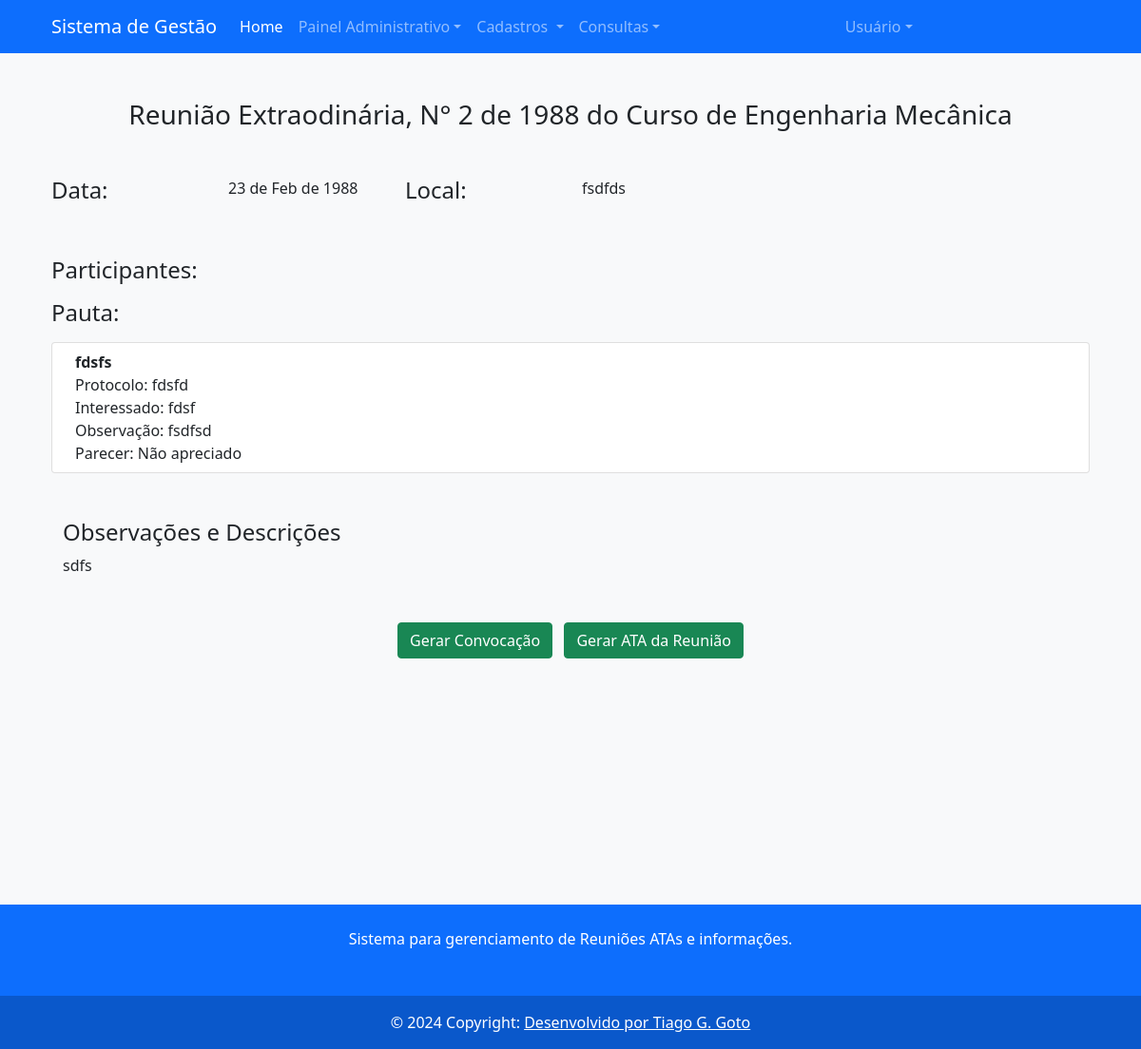
The page /meetings/2 (signed in) on the database its author committed.
### src/models/entities/meetings.py (models this page shows, shortened)
class Meeting_type(db.Model):
    __tablename__="meeting_type"
    id = db.Column(db.Integer, primary_key=True, autoincrement=True)
    type_name = db.Column(db.Text, nullable=False)
    meeting = db.relationship("Meetings", back_populates="meet_type", lazy='dynamic')
    numbering = db.relationship("Numbering", back_populates="meet_type", lazy="dynamic")
    def __repr__(self):
        return f"{self.type_name}"

class Meetings(db.Model):
    __tablename__ = "meetings"
    id = db.Column(db.Integer, primary_key=True, autoincrement=True)
    meet_number = db.Column(db.Integer, nullable=False)
    meet_description = db.Column(db.Text, nullable=False)
    meet_regdate = db.Column(db.DateTime, default=datetime.now)
    meet_date = db.Column(db.DateTime, nullable = False)
    meet_location = db.Column(db.Text, nullable = False)
    meet_type_id = db.Column(db.Integer, db.ForeignKey('meeting_type.id'), nullable=False)
    meet_type = db.relationship("Meeting_type", back_populates="meeting")
    meeting_agenda = db.relationship("Meeting_agenda", back_populates="meeting", lazy='dynamic')
    minutes = db.relationship("Meeting_minute", back_populates="meeting", lazy='dynamic')
    attendees = db.relationship("Meeting_attendees", back_populates="meeting", lazy='dynamic')
    course_id = db.Column(db.Integer, db.ForeignKey('course.id'), nullable = False)
    course = db.relationship("Course", back_populates="meeting")

class Meeting_agenda(db.Model):
    __tablename__="meeting_agenda"
    id = db.Column(db.Integer, primary_key=True, autoincrement=True)
    agenda_topic = db.Column(db.Text, nullable=False)
    agenda_protocol = db.Column(db.Text, nullable = True)
    agenda_interested = db.Column(db.Text, nullable = True)
    agenda_description = db.Column(db.Text, nullable= True)
    status = db.Column(db.Text, nullable=True)
    notes = db.Column(db.Text, nullable=True)
    meeting_id = db.Column(db.Integer, db.ForeignKey('meetings.id'), nullable=False)
    meeting = db.relationship("Meetings", back_populates="meeting_agenda")
    minute_id = db.Column(db.Integer, db.ForeignKey('meeting_minute.id'), nullable=True)
    minute = db.relationship("Meeting_minute", back_populates="meeting_agenda")

### src/models/entities/institution.py (models this page shows, shortened)
class Course(db.Model):
    __tablename__= 'course'
    id = db.Column(db.Integer, primary_key=True, autoincrement=True)
    name = db.Column(db.Text, nullable=False)
    depart_id = db.Column(db.Integer, db.ForeignKey('department.id'))
    department = db.relationship("Department", back_populates="course")
    meeting = db.relationship("Meetings", back_populates="course", lazy='dynamic')
    numbering = db.relationship("Numbering", back_populates="course", lazy='dynamic')
    attendee = db.relationship("Attendees", back_populates="course", lazy='dynamic')
    def __repr__(self):
        return f'{self.name}'

### src/routes/meetings.py (the view)
@meetings_route.route('/<id>', methods=['GET'])
@login_required
def consult_meeting(id):
    meeting = Reg_meetings.get_meeting(id)
    if not meeting:
        return redirect(url_for('meetings.erro_page'))
    list_at = Reg_meeting_atten.get_list(id)
    list_agenda = Reg_agenda.get_meet_agenda(id)
    return render_template('meeting_info.html', meeting=meeting , attendee_list = list_at, agenda=list_agenda)

### src/models/repository/meetings.py (called while the page is built)
    def get_meeting(id):
        meeting = db.session.execute(db.select(Meetings).filter_by(id = id)).scalar()
        return meeting

    def get_list(mee_id):
        list_attendees = db.session.execute(db.select(Meeting_attendees).filter_by(meetings_id = mee_id)).scalars()
        return list_attendees

    def get_meet_agenda(id):
        list_agenda = db.session.execute(db.select(Meeting_agenda).filter_by(meeting_id=id)).scalars()
        return list_agenda

### src/routes/login.py (called while the page is built)
@login_manager.user_loader
def loader_user(user_id):
    return Users.query.filter_by(userid=user_id).first()

### src/templates/meeting_info.html (shortened to what this page needs)
{% extends "base.html" %}
{% block content %}
<div class="conatiner min-vh-100 my-5">
    <div class="container ">
        <div class="container text-center">
            <h3 class="mb-3"> Reunião {{ meeting.meet_type}}, N° {{meeting.meet_number}} de {{meeting.meet_date.year}} do Curso de {{meeting.course}}</h2>
        </div>
        <div class="row my-5 ">
            <div class="col-md-2 text-left ">
                <h4> Data: </h4>
            </div>
            <div class="col-md-2 text-left "> {{meeting.meet_date.strftime("%d de %b de %Y")}} </div>
            <div class="col-md-2 text-left "><h4> Local: </h4></div>
            <div class="col-md-2 text-left "> {{meeting.meet_location}} </div>
        </div>
        <div class="conatiner text-left">
            <h4> Participantes: </h4>
        </div>
        <div class="conatiner text-left">
            <h4 class="my-3"> Pauta: </h4>
            <ol class="list-group list-group-numbering">
                {% for ag in agenda %}
                <li class="list-group-item d-flex justify-content-between align-items-start">
                    <div class="ms-2 me-auto">
                        <div class="fw-bold"> {{ag.agenda_topic}} </div>
                        Protocolo: {{ag.agenda_protocol}} <br>
                        Interessado: {{ag.agenda_interested}} <br>
                        Observação: {{ag.agenda_description}} <br>
                        Parecer: {% if ag.status == None %} Não apreciado {% elif ag.status %} Aprovado {% else %} Não aprovado {%endif%}
                    </div>
                </li>
                {% endfor %}
            </ol>
        </div>
        <div class="container my-5">
            <h4 class="text-left"> Observações e Descrições </h4>
            <p class="text-left">{{meeting.meet_description}} </p>
        </div>
        <div class="conatiner text-center">
            <ul class="list-inline">
                <li class="list-inline-item">
                    <form action="{{url_for('meetings.generate_notice', id=meeting.id)}}" id="notice" method="post"><button type="submit" formtarget="notice" formmethod="post" class="btn btn-success" formaction="{{url_for('meetings.generate_notice', id=meeting.id)}}"> Gerar Convocação </button></form>
                </li>
                <li class="list-inline-item">
                    <form><button type="submit" formmethod="post" class="btn btn-success">Gerar ATA da Reunião</button></form>
                </li>
        </ul>
        </div>
    </div>
</div>
{% endblock %}

### rows shown on the page
Meeting_type: meet_type "Extraodinária"
Meetings: meet_number "2", meet_date.year "1988", meet_date "23 de Feb de 1988", meet_location "fsdfds", meet_description "sdfs"
Course: course "Engenharia Mecânica"
Meeting_agenda: agenda_topic "fdsfs", agenda_protocol "fdsfd", agenda_interested "fdsf", agenda_description "fsdfsd", shows "Não apreciado"
